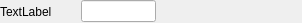
<?xml version="1.0" encoding="UTF-8"?>
<ui version="4.0">
 <class>ParaCtrlTool</class>
 <widget class="QWidget" name="ParaCtrlTool">
  <property name="geometry">
   <rect>
    <x>0</x>
    <y>0</y>
    <width>302</width>
    <height>23</height>
   </rect>
  </property>
  <property name="sizePolicy">
   <sizepolicy hsizetype="Preferred" vsizetype="Preferred">
    <horstretch>0</horstretch>
    <verstretch>0</verstretch>
   </sizepolicy>
  </property>
  <property name="windowTitle">
   <string>Form</string>
  </property>
  <layout class="QHBoxLayout" name="horizontalLayout_2">
   <property name="leftMargin">
    <number>0</number>
   </property>
   <property name="topMargin">
    <number>0</number>
   </property>
   <property name="rightMargin">
    <number>0</number>
   </property>
   <property name="bottomMargin">
    <number>0</number>
   </property>
   <item>
    <widget class="QLabel" name="label">
     <property name="sizePolicy">
      <sizepolicy hsizetype="Minimum" vsizetype="Preferred">
       <horstretch>0</horstretch>
       <verstretch>0</verstretch>
      </sizepolicy>
     </property>
     <property name="minimumSize">
      <size>
       <width>75</width>
       <height>0</height>
      </size>
     </property>
     <property name="maximumSize">
      <size>
       <width>75</width>
       <height>16777215</height>
      </size>
     </property>
     <property name="text">
      <string>TextLabel</string>
     </property>
    </widget>
   </item>
   <item>
    <widget class="QLineEdit" name="lineEdit">
     <property name="sizePolicy">
      <sizepolicy hsizetype="Minimum" vsizetype="Fixed">
       <horstretch>0</horstretch>
       <verstretch>0</verstretch>
      </sizepolicy>
     </property>
     <property name="minimumSize">
      <size>
       <width>75</width>
       <height>0</height>
      </size>
     </property>
     <property name="maximumSize">
      <size>
       <width>75</width>
       <height>16777215</height>
      </size>
     </property>
    </widget>
   </item>
   <item>
    <widget class="QWidget" name="widget" native="true">
     <property name="sizePolicy">
      <sizepolicy hsizetype="Expanding" vsizetype="Preferred">
       <horstretch>0</horstretch>
       <verstretch>0</verstretch>
      </sizepolicy>
     </property>
     <layout class="QHBoxLayout" name="horizontalLayout_btn">
      <property name="spacing">
       <number>0</number>
      </property>
      <property name="leftMargin">
       <number>0</number>
      </property>
      <property name="topMargin">
       <number>0</number>
      </property>
      <property name="rightMargin">
       <number>0</number>
      </property>
      <property name="bottomMargin">
       <number>0</number>
      </property>
     </layout>
    </widget>
   </item>
  </layout>
 </widget>
 <resources/>
 <connections/>
</ui>
